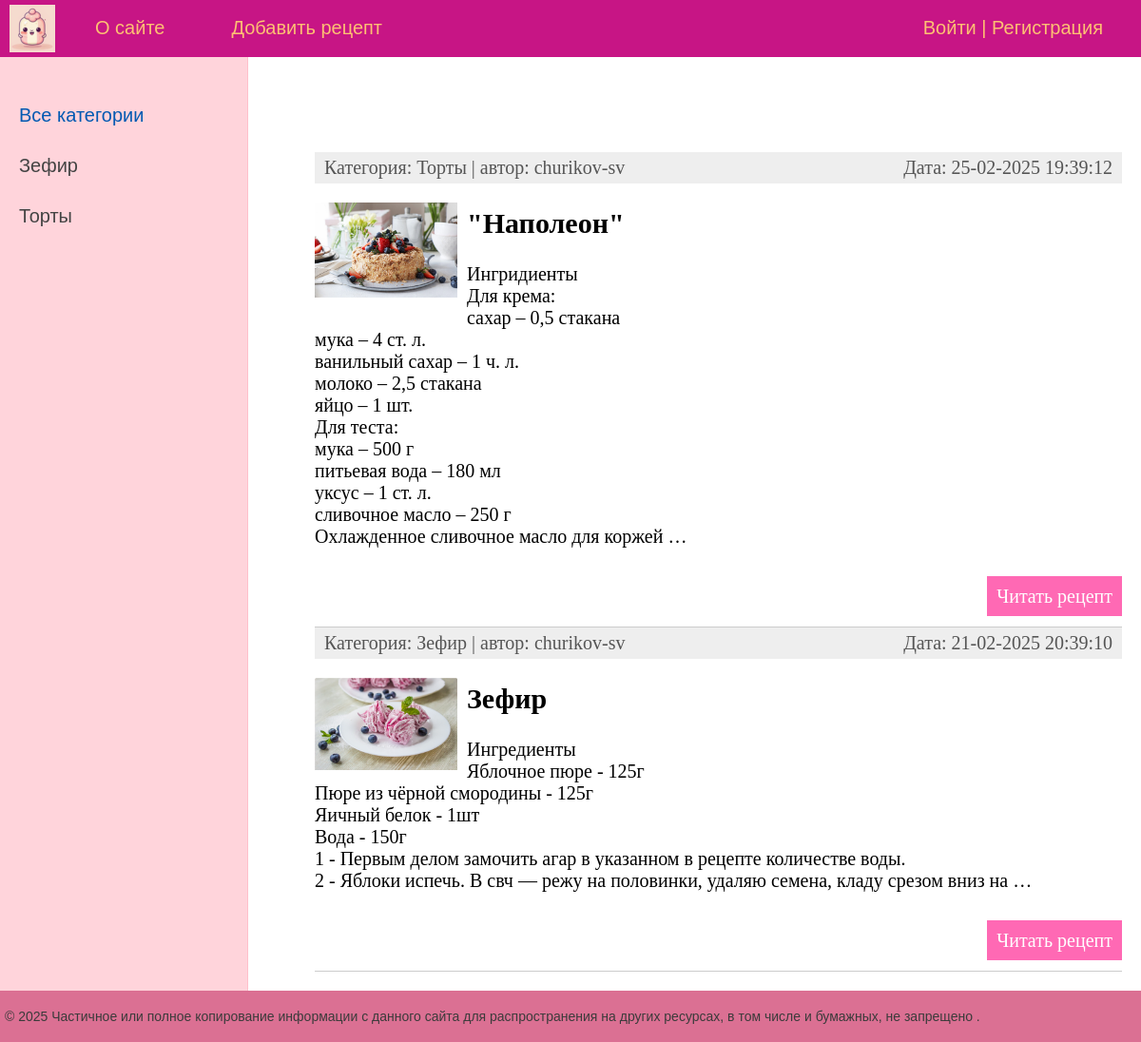
The page / on the database its author committed.
### recipes/models.py (models this page shows, shortened)
class Category(models.Model):
    objects = None
    name = models.CharField(max_length=100, db_index=True, verbose_name='Категория')
    slug = models.SlugField(max_length=255, unique=True, db_index=True)
    class Meta:
        verbose_name = 'Категория'
        verbose_name_plural = 'Категории'
    def get_absolute_url(self):
        return reverse('category', kwargs={'cat_slug': self.slug})

class Recipe(models.Model):
    class Status(models.IntegerChoices):
        DRAFT = 0, 'Черновик'
        PUBLISHED = 1, 'Опубликовано'
    title = models.CharField(max_length=255, verbose_name='Заголовок')
    slug = models.SlugField(
        max_length=255, unique=True, db_index=True, verbose_name='Slug')
    content = models.TextField(blank=True, verbose_name='Текст рецепта')
    photo = models.ImageField(
        upload_to='photos/%Y/%m/%d/', default=None, blank=True, null=True,
        verbose_name='Фото')
    time_create = models.DateTimeField(
        auto_now_add=True, verbose_name='Время создания')
    time_update = models.DateTimeField(
        auto_now=True, verbose_name='Время изменения')
    is_published = models.BooleanField(
        choices=tuple(map(lambda x: (bool(x[0]), x[1]), Status.choices)),
        default=Status.DRAFT, verbose_name='Статус')
    cat = models.ForeignKey(
        'Category', on_delete=models.PROTECT,
        related_name='posts', verbose_name='Категории')
    tags = models.ManyToManyField(
        'TagPost', blank=True, related_name='tags', verbose_name='Теги')
    author = models.ForeignKey(
        get_user_model(), on_delete=models.SET_NULL,
        related_name='posts', null=True, default=None)
    objects = models.Manager()
    published = PublishedManager()
    class Meta:
        verbose_name = 'Рецепт'
        verbose_name_plural = 'Рецепты'
        ordering = ['-time_create']
        indexes = [
            models.Index(fields=['-time_create'])
        ]
    def get_absolute_url(self):
        return reverse('post', kwargs={'post_slug': self.slug})

### recipes/views.py (the view)
# urls.py: path('', views.RecipeHome.as_view(), name='home'),  # http://127.0.0.1:8000
class RecipeHome(DataMixin, ListView):
    template_name = 'recipe/index.html'
    context_object_name = 'posts'
    title_page = 'Главная страница'
    cat_selected = 0
    def get_queryset(self):
        return Recipe.published.all().select_related('cat')

### recipes/models.py (called while the page is built)
    def get_queryset(self):
        return super().get_queryset().filter(
            is_published=Recipe.Status.PUBLISHED)

### recipes/templatetags/recipe_tags.py (called while the page is built)
@register.inclusion_tag('recipe/list_categories.html')
def show_categories(cats_selected=0):
    cats = Category.objects.annotate(
        total=Count('posts')).filter(total__gt=0)
    return {'cats': cats, 'cat_selected': cats_selected}

@register.inclusion_tag('recipe/list_tags.html')
def show_all_tags():
    return {'tags': TagPost.objects.annotate(
        total=Count('tags')).filter(total__gt=0)}

### users/context_processors.py (called while the page is built)
def get_recipe_context(request):
    return {'main_menu': menu}

### recipes/templates/recipe/index.html (shortened to what this page needs)
{% extends 'base.html' %}
{% block content %}
<ul class="list-articles">
	{% for p in posts %}
			<li><div class="article-panel">
	<p class="first">Категория: {{p.cat.name}} | автор:
	{{ p.author.username|default:"неизвестен" }}</p>
	<p class="last">Дата: {{p.time_update|date:"d-m-Y H:i:s"}}</p>
	</div>
{% if p.photo %}
		<p><img class="img-article-left thumb" src="{{p.photo.url}}"></p>
{% endif %}
				<h2>{{p.title}}</h2>
    {% autoescape off %}
	{{p.content|linebreaks|truncatewords:40}}
    {% endautoescape %}
			<p class="link-read-post"><a href="{{ p.get_absolute_url }}">Читать рецепт</a></p>
			</li>
	{% endfor %}
</ul>
{% endblock %}

### recipes/templates/recipe/list_categories.html
{% for cat in cats %}
    {% if cat.id == cat_selected %}
    <li class="selected">{{cat.name}}</li>
    {% else %}
    <li><a href="{{ cat.get_absolute_url }}">{{cat.name}}</a></li>
    {% endif %}
{% endfor %}

### recipes/static/recipe/css/styles.css (style rules this page uses)
html, body { font-family: 'Arial'; margin: 0; padding: 0; height: 100%; width: 100%; color: #444; }
a { color: #0059b2; text-decoration: none; }
img { max-width: 600px; height: auto; }
img.img-article-left { max-width: 300px; height: auto; float: left; padding: 0 10px 10px 0; }
img.img-article-left.thumb { max-width: 150px; height: auto; }
p.link-read-post { text-align: right; }
p.link-read-post a { padding: 10px; min-width: 100px; background: #ff69b4; color: #fff; text-decoration: none; }
div.article-panel { background: #eee; padding: 5px 10px 5px 10px; box-sizing: border-box; overflow: hidden; color: #555; }
div.article-panel p.first { margin: 0; float: left; }
div.article-panel p.last { margin: 0; float: right; }
ul.list-articles { list-style: none; margin: 0; padding: 0; }
ul.list-articles li { border-bottom: 1px solid #ccc; }
.left-chapters ul li { margin: 30px 0 0 0; color: rgba(255, 192, 203, 0.84); }
.left-chapters ul li a { color: #444; text-decoration: none; }

### rows shown on the page
Category: name "Зефир"
Category: name "Торты"
Recipe: cat.name "Торты", author.username "churikov-sv", time_update "25-02-2025 19:39:12", photo (picture), title "\"Наполеон\"", content "Ингридиенты Для крема: сахар – 0,5 стакана мука – 4 ст. л. ванильный сахар – 1 ч. л. молоко – 2,5 стакана яйцо – 1 шт. Для теста: мука – 500 г питьевая вода – 180 мл уксус – 1 ст. л. сливочное масло – 250 г Охлажденное сливочное масло для коржей …"
Recipe: cat.name "Зефир", author.username "churikov-sv", time_update "21-02-2025 20:39:10", photo (picture), title "Зефир", content "Ингредиенты Яблочное пюре - 125г Пюре из чёрной смородины - 125г Яичный белок - 1шт Вода - 150г 1 - Первым делом замочить агар в указанном в рецепте количестве воды. 2 - Яблоки испечь. В свч — режу на половинки, удаляю семена, кладу срезом вниз на …"

### other values the page prints
{{ m.title }} "О сайте" "Добавить рецепт"
